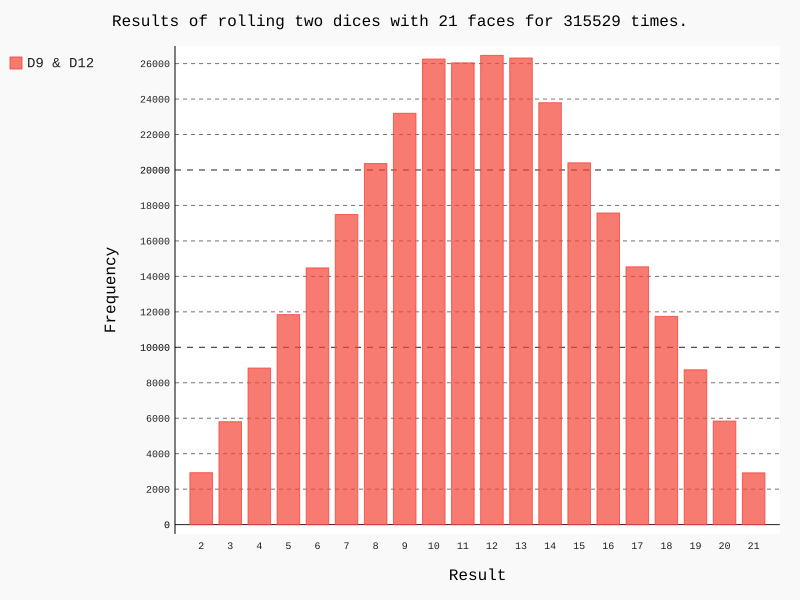

This chart was generated by the following Python code:
from die import Die
import pygal
import random
import webbrowser


# two D6 dice
die_1 = Die(random.randint(6, 20))
die_2 = Die(random.randint(6, 20))

# analyze results
results = []
roll = random.randint(10000, 1000000)
for roll_num in range(roll):
    result = die_1.roll() + die_2.roll()
    results.append(result)

# analyze frequency
frequencies = []
max_result = die_1.num_sides + die_2.num_sides  # largest possible result = num_sides of each Die

for value in range(2, max_result+1):  # works for any number of dice face
    frequency = results.count(value)
    frequencies.append(frequency)

# visualize results
hist = pygal.Bar()  # define a bar chart with pygal
labels = []
faces = die_1.num_sides + die_2.num_sides
for face in range(2, faces+1):
    labels.append(face)
hist.title = "Results of rolling two dices with " + str(faces) + " faces for " + str(roll) + " times."
hist.x_labels = labels
hist.x_title = "Result"
hist.y_title = "Frequency"
hist.add("D" + str(die_1.num_sides) + " & D" + str(die_2.num_sides), frequencies)  # calling directly num_sides
hist.render_to_file('die_visual.svg')  # render to svg file

# automatically open the svg with the default windows browser - in my case firefox
svg = "C:\\Users\\muron\\IdeaProjects\\Python_Projects\\Data Visualization\\die_visual.svg"
browser = webbrowser.get("Windows-default")
browser.open(svg)
